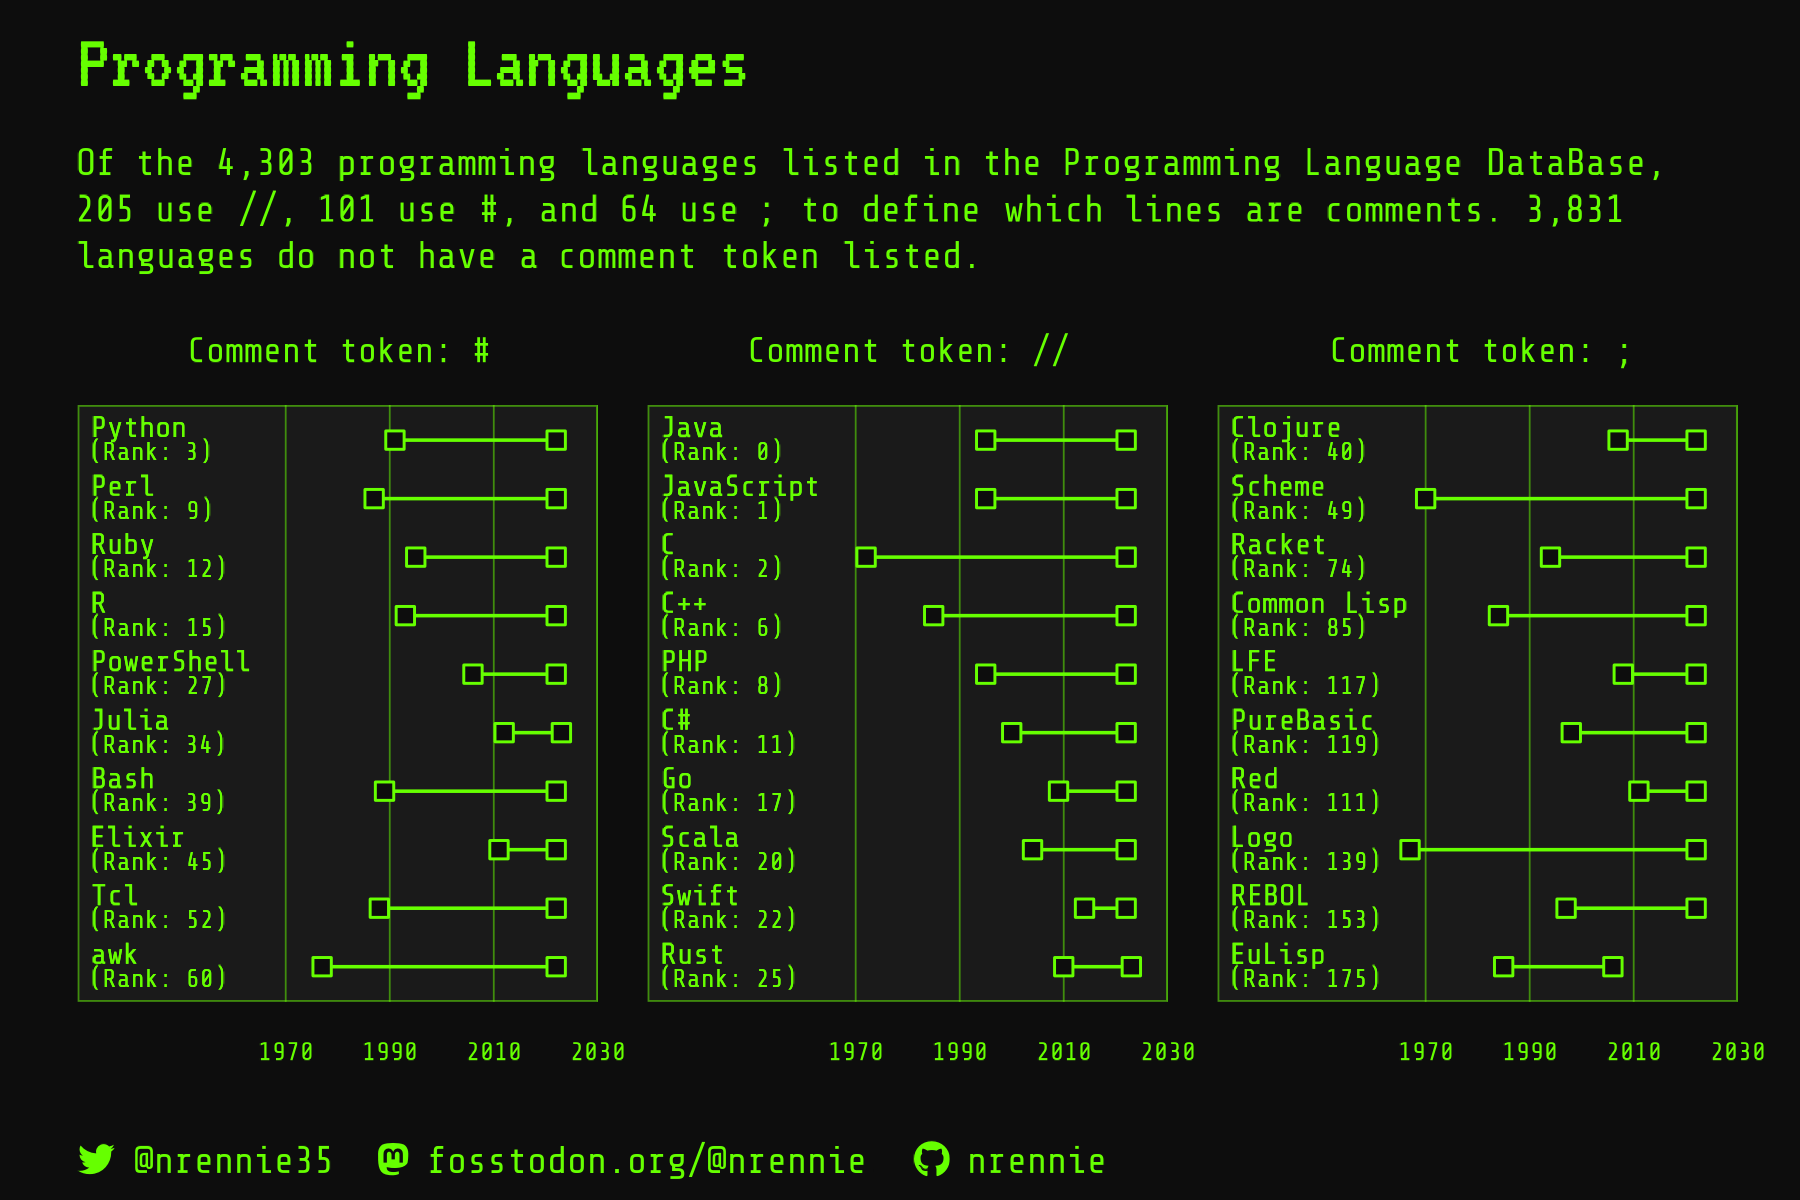

Write the R code that produced this figure.
library(tidyverse)
library(lubridate)
library(showtext)
library(camcorder)
library(ggtext)
library(glue)
library(nrBrand)

# load fonts
font_add_google("VT323", "vt")
font_add_google("Share Tech Mono", "share")
showtext_auto()

# load data
languages <- readr::read_csv('https://raw.githubusercontent.com/rfordatascience/tidytuesday/master/data/2023/2023-03-21/languages.csv')

# start recording
gg_record(
  dir = file.path("2023", "2023-03-21", "recording"), # where to save the recording
  device = "png", # device to use to save images
  width = 6, # width of saved image
  height = 4, # height of saved image
  units = "in", # units for width and height
  dpi = 300 # dpi to use when saving image
)

# data wrangling
plot_data <- languages |> 
  filter(type == "pl") |> 
  filter(line_comment_token %in% c("//", "#", ";")) |> 
  select(title, appeared, line_comment_token, last_activity, language_rank) |> 
  drop_na() |> 
  mutate(label = paste("Comment token:", line_comment_token)) |> 
  group_by(label) |> 
  slice_head(n = 10) |> 
  mutate(n = factor(row_number(), levels = 1:10)) |> 
  ungroup() |> 
  select(label, n, title, appeared, last_activity, language_rank) |> 
  pivot_longer(cols = c(appeared, last_activity),
               names_to = "type",
               values_to = "year") |>
  mutate(title = paste0("<p>", title, "</p><p style='font-size:19pt;'>(Rank: ", language_rank, ")</p>"))

# text
social <- "<span style='font-family:\"Font Awesome 6 Brands\";color:#66FF00;'>&#xf099;</span><span style='color:grey5;'>.</span><span style='font-family:share;color:#66FF00;'>@nrennie35</span><span style='color:grey5;'>..</span><span style='font-family:\"Font Awesome 6 Brands\";color:#66FF00;'>&#xf4f6;</span><span style='color:grey5;'>.</span><span style='font-family:share;color:#66FF00;'>fosstodon.org/@nrennie</span><span style='color:grey5;'>..</span><span style='font-family:\"Font Awesome 6 Brands\";color:#66FF00;'>&#xf09b;</span><span style='color:grey5;'>.</span><span style='font-family:share;color:#66FF00;'>nrennie</span><span style='color:grey5;'>..</span>"
subtitle <- "Of the 4,303 programming languages listed in the Programming Language DataBase, 205 use //, 101 use #, and 64 use ;
to define which lines are comments. 3,831 languages do not have a comment token listed."

# plot
ggplot(plot_data) +
  geom_line(aes(x = year, y = n, group = n),
            colour = "#66FF00",
            linewidth = 0.4) +
  geom_point(aes(x = year, y = n),
             pch = 22,
             fill = "grey5",
             colour = "#66FF00",
             size = 2) +
  geom_richtext(aes(x = 1930, y = n, label = title),
            hjust = 0,
            family = "share",
            size = 8,
            fill = "transparent",
            label.colour = "transparent",
            vjust = 0.5,
            colour = "#66FF00") +
  facet_wrap(~label, nrow = 1) +
  scale_y_discrete(limits = rev) +
  scale_x_continuous(breaks = c(1970, 1990, 2010, 2030),
                     limits = c(1930, 2030),
                     expand = c(0, 0)) +
  labs(x = "",
       y = "",
       title = "Programming Languages",
       subtitle = subtitle,
       caption = social) +
  theme_minimal(base_size = 24,
                base_family = "share") +
  theme(plot.background = element_rect(fill = "grey5", colour = "grey5"),
        panel.background = element_rect(fill = "grey10",
                                        colour = alpha("#66FF00", 0.5),
                                        linewidth = 0.4),
        panel.grid.minor = element_blank(),
        panel.grid.major.x = element_line(colour = alpha("#66FF00", 0.5),
                                          linewidth = 0.2),
        panel.grid.major.y = element_blank(),
        strip.text = element_text(colour = "#66FF00", size = 26),
        axis.text.y = element_blank(),
        axis.text.x = element_text(colour = "#66FF00",
                                   vjust = 2),
        plot.title = element_text(colour = "#66FF00",
                                  family = "vt",
                                  face = "bold",
                                  size = 60),
        plot.subtitle = element_textbox_simple(
          lineheight = 0.4,
          colour = "#66FF00",
          hjust = 0,
          size = 28,
          margin = margin(b = 5)
        ),
        plot.caption = element_textbox_simple(
          lineheight = 0.4,
          colour = "#66FF00",
          hjust = 0,
          size = 28,
          margin = margin(t = 5)
        ),
        axis.ticks = element_blank(),
        plot.margin = margin(10, 15, 5, 0))

# save gif
gg_playback(
  name = file.path("2023", "2023-03-21", "20230321.gif"),
  first_image_duration = 4,
  last_image_duration = 20,
  frame_duration = .25,
  background = "grey5"
)
